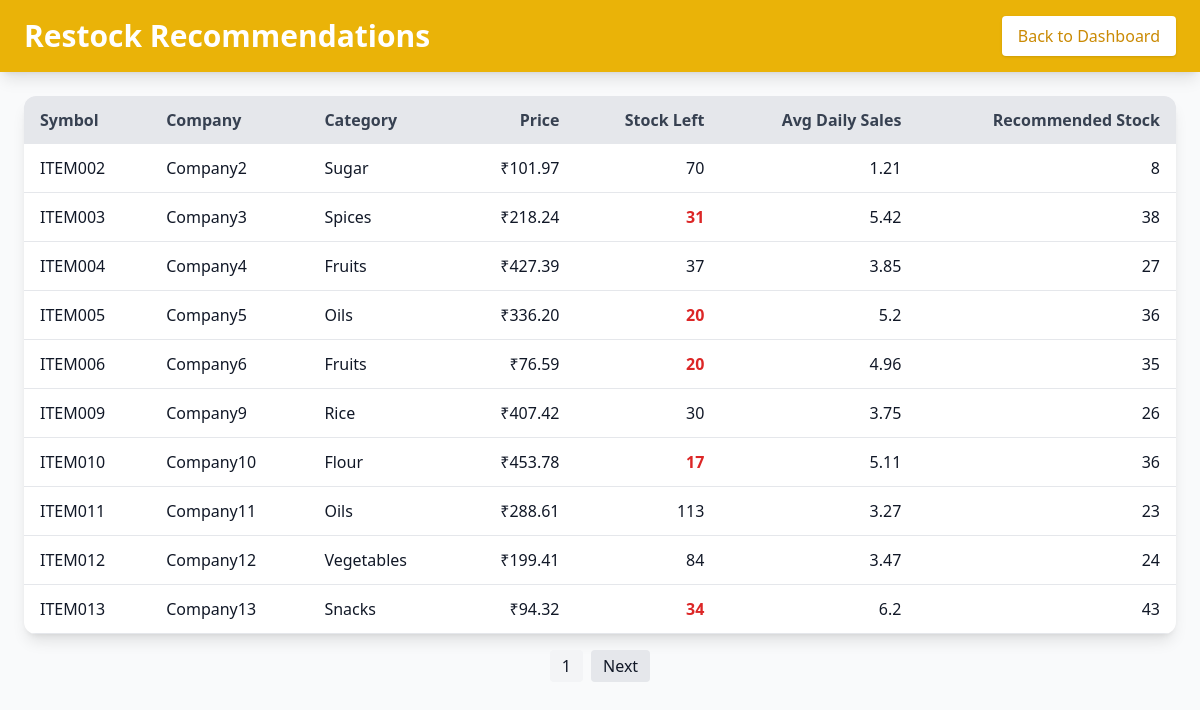
Page /restock/ (signed in) on the committed database.
### stockapp/models.py (models this page shows, shortened)
class Stock(models.Model):
    symbol = models.CharField(max_length=10)
    company = models.CharField(max_length=100)
    price = models.DecimalField(max_digits=10, decimal_places=2)
    change = models.FloatField(null=True, blank=True)
    quantity = models.IntegerField()
    revenue_ttm = models.DecimalField(max_digits=15, decimal_places=2, null=True, blank=True)
    same_store_sales = models.CharField(max_length=50, null=True, blank=True)
    season = models.CharField(max_length=10, choices=SEASONS, null=True, blank=True)
    recommendation = models.CharField(max_length=50, null=True, blank=True)
    category = models.CharField(max_length=50, null=True, blank=True)
    updated = models.DateTimeField(auto_now=True)

### stockapp/views.py (the view)
# urls.py: path('restock/', views.restock_recommendations, name='restock_recommendations'),
@login_required
def restock_recommendations(request):
    stocks = Stock.objects.all()
    product_data = []
    for stock in stocks:
        sales = Sale.objects.filter(stock=stock)
        total_sold = sales.aggregate(total=Sum('quantity_sold'))['total'] or 0
        first_sale = sales.aggregate(first=Min('date'))['first']
        last_sale = sales.aggregate(last=Max('date'))['last']
        if first_sale and last_sale:
            days_selling = (last_sale - first_sale).days + 1
            avg_daily_sales = total_sold / days_selling if days_selling > 0 else total_sold
        else:
            avg_daily_sales = 0
        recommended_stock = round(avg_daily_sales * 7)
        product_data.append({
            'symbol': stock.symbol,
            'company': stock.company,
            'category': stock.category,
            'price': stock.price,
            'stock_left': stock.quantity,
            'avg_daily_sales': round(avg_daily_sales, 2),
            'recommended_stock': recommended_stock,
            'low_stock': stock.quantity < recommended_stock
        })
    paginator = Paginator(product_data, 10)
    page_number = request.GET.get('page')
    page_obj = paginator.get_page(page_number)
    return render(request, 'restock.html', {'page_obj': page_obj})

### templates/restock.html (shortened to what this page needs)
<!DOCTYPE html>
<html lang="en">
<head>
  <script src="https://cdn.tailwindcss.com"></script>
</head>
<body class="bg-gray-50 text-gray-900">
  <header class="bg-yellow-500 text-white shadow-lg">
    <div class="max-w-7xl mx-auto px-6 py-4 flex justify-between items-center">
      <h1 class="text-3xl font-bold">Restock Recommendations</h1>
      <a href="{% url 'home' %}" class="bg-white text-yellow-600 px-4 py-2 rounded hover:bg-gray-100 shadow">Back to Dashboard</a>
    </div>
  </header>
  <main class="max-w-7xl mx-auto px-6 py-6">
    <section class="bg-white rounded-xl shadow-lg overflow-x-auto">
      <table class="w-full border-collapse">
        <thead class="bg-gray-200 text-gray-700">
          <tr>
            <th class="py-3 px-4 text-left">Symbol</th>
            <th class="py-3 px-4 text-left">Company</th>
            <th class="py-3 px-4 text-left">Category</th>
            <th class="py-3 px-4 text-right">Price</th>
            <th class="py-3 px-4 text-right">Stock Left</th>
            <th class="py-3 px-4 text-right">Avg Daily Sales</th>
            <th class="py-3 px-4 text-right">Recommended Stock</th>
          </tr>
        </thead>
        <tbody>
          {% for p in page_obj %}
          <tr class="border-b hover:bg-gradient-to-r hover:from-green-50 hover:to-green-100 transition">
            <td class="py-3 px-4 font-medium">{{ p.symbol }}</td>
            <td class="py-3 px-4">{{ p.company }}</td>
            <td class="py-3 px-4">{{ p.category }}</td>
            <td class="py-3 px-4 text-right">₹{{ p.price }}</td>
            <td class="py-3 px-4 text-right {% if p.low_stock %}text-red-600 font-bold{% endif %}">{{ p.stock_left }}</td>
            <td class="py-3 px-4 text-right">{{ p.avg_daily_sales }}</td>
            <td class="py-3 px-4 text-right">{{ p.recommended_stock }}</td>
          </tr>
          {% empty %}
          <tr>
            <td colspan="7" class="text-center py-4">No data available.</td>
          </tr>
          {% endfor %}
        </tbody>
      </table>
    </section>
    <div class="p-4 flex justify-center gap-2">
      <span class="px-3 py-1 bg-gray-100 rounded">{{ page_obj.number }}</span>
      {% if page_obj.has_next %}
        <a href="?page={{ page_obj.next_page_number }}" class="px-3 py-1 bg-gray-200 rounded hover:bg-gray-300">Next</a>
      {% endif %}
    </div>
  </main>
</body>
</html>

### rows in the picture
Stock: symbol "ITEM002", company "Company2", category "Sugar", price "101.97"
Stock: symbol "ITEM003", company "Company3", category "Spices", price "218.24"
Stock: symbol "ITEM004", company "Company4", category "Fruits", price "427.39"
Stock: symbol "ITEM005", company "Company5", category "Oils", price "336.20"
Stock: symbol "ITEM006", company "Company6", category "Fruits", price "76.59"
Stock: symbol "ITEM009", company "Company9", category "Rice", price "407.42"
Stock: symbol "ITEM010", company "Company10", category "Flour", price "453.78"
Stock: symbol "ITEM011", company "Company11", category "Oils", price "288.61"
Stock: symbol "ITEM012", company "Company12", category "Vegetables", price "199.41"
Stock: symbol "ITEM013", company "Company13", category "Snacks", price "94.32"

### other values in the picture
{{ p.stock_left }} "70" "31" "37" "20" "20" "30" "17" "113" "84" "34"
{{ p.avg_daily_sales }} "1.21" "5.42" "3.85" "5.2" "4.96" "3.75" "5.11" "3.27" "3.47" "6.2"
{{ p.recommended_stock }} "8" "38" "27" "36" "35" "26" "36" "23" "24" "43"
{{ page_obj.number }} "1"
